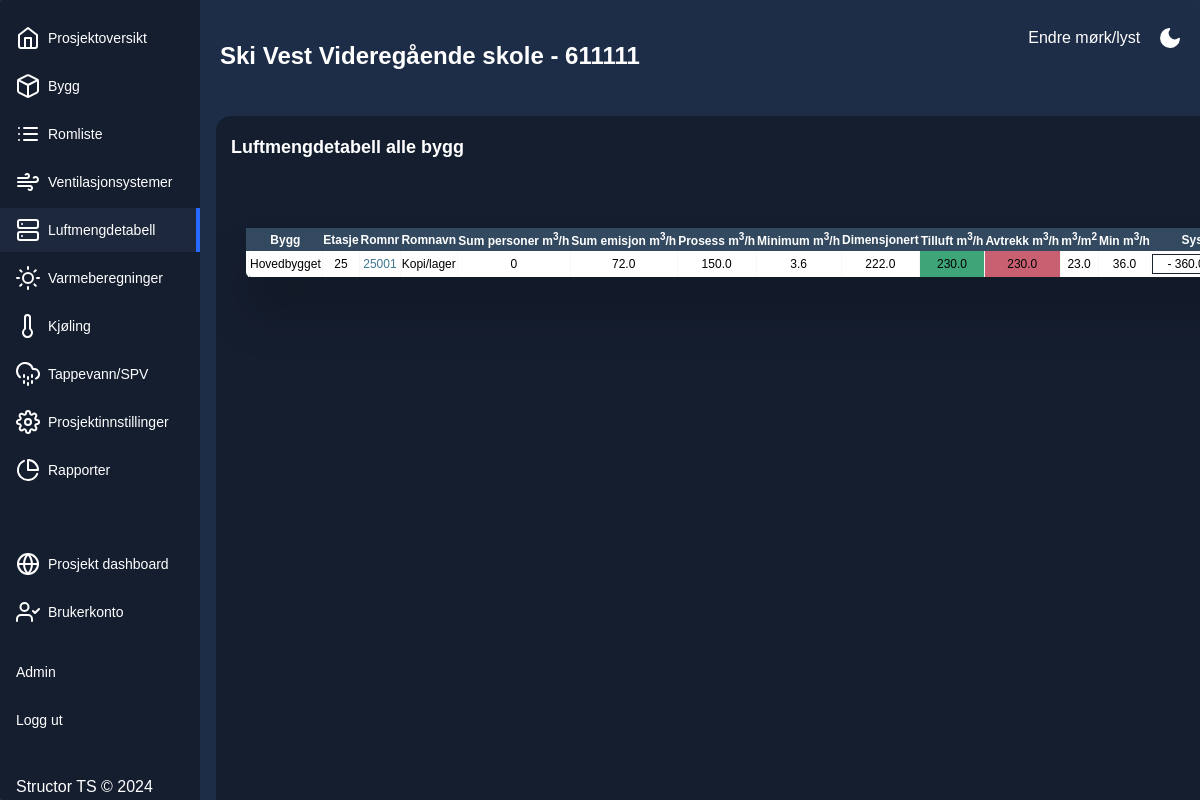
Page /2/ventilation/ (signed in) on the committed database.
### romskjema/models.py (models this page shows)
class Projects(db.Model):
    __tablename__ = "Projects"
    id = db.Column(db.Integer, primary_key=True, autoincrement=True)
    ProjectNumber = db.Column(db.Integer, nullable=False)
    ProjectName = db.Column(db.String(50), nullable=False)
    ProjectDescription = db.Column(db.Text)
    Specification = db.Column(db.String(50))
    buildings = db.relationship('Buildings', backref='project_buildings', uselist=False, lazy=True)
    ventilation_systems = db.relationship('VentilationSystems', backref='project_ventilation_systems', uselist=False, lazy=True)

class RoomVentilationProperties(db.Model):
    __tablename__ = "RoomVentilationProperties"
    id = db.Column(db.Integer, primary_key=True, autoincrement=True)
    RoomId = db.Column(db.Integer, db.ForeignKey('Rooms.id', ondelete="SET NULL"), nullable=False, unique=True)
    SystemId = db.Column(db.Integer, db.ForeignKey('VentilationSystems.id', ondelete="SET NULL"), nullable=True)
    AirPerPerson = db.Column(db.Float)
    AirPersonSum = db.Column(db.Integer)
    AirEmission = db.Column(db.Float)
    AirEmissionSum = db.Column(db.Float)
    AirProcess = db.Column(db.Float)
    AirMinimum = db.Column(db.Float)
    AirDemand = db.Column(db.Float)
    AirSupply = db.Column(db.Float)
    AirExtract = db.Column(db.Float)
    AirChosen = db.Column(db.Float)
    VentilationPrinciple = db.Column(db.String(50))
    HeatExchange = db.Column(db.String(50))
    RoomControl = db.Column(db.String(50))
    Notes = db.Column(db.String(100))
    DbTechnical = db.Column(db.String(50))
    DbNeighbour = db.Column(db.String(50))
    DbCorridor = db.Column(db.String(50))
    Comments = db.Column(db.String(20))

class Buildings(db.Model):
    __tablename__ = "Buildings"
    id = db.Column(db.Integer, primary_key=True, autoincrement=True)
    ProjectId = db.Column(db.Integer, db.ForeignKey('Projects.id'), nullable=False)
    BuildingName = db.Column(db.String(100), nullable=False)
    rooms = db.relationship('Rooms', backref='building', lazy=True)
    energy_properties = db.relationship('BuildingEnergySettings', backref='heating', uselist=False, lazy=True)

class Rooms(db.Model):
    __tablename__ = "Rooms"
    id = db.Column(db.Integer, primary_key=True, autoincrement=True)
    BuildingId = db.Column(db.Integer, db.ForeignKey('Buildings.id'), nullable=False)
    RoomTypeId = db.Column(db.Integer, db.ForeignKey('RoomTypes.id'), nullable=False)
    Floor = db.Column(db.String(100), nullable=False)
    RoomNumber = db.Column(db.String(100), nullable=False)
    RoomName = db.Column(db.String(100), nullable=False)
    Area = db.Column(db.Float, nullable=False)
    RoomPopulation = db.Column(db.Integer, nullable=False)
    Comments = db.Column(db.String(250))
    room_type = db.relationship('RoomTypes', backref='room_type', uselist=False, lazy=True)
    ventilation_properties = db.relationship('RoomVentilationProperties', backref='room_ventilation', uselist=False, lazy=True)
    energy_properties = db.relationship('RoomEnergyProperties', backref="room_energy", uselist=False, lazy=True)

class VentilationSystems(db.Model):
    __tablename__ = "VentilationSystems"
    id = db.Column(db.Integer, primary_key=True, autoincrement=True)
    ProjectId = db.Column(db.Integer, db.ForeignKey('Projects.id'), nullable=False)
    SystemName = db.Column(db.String(30), nullable=False)
    Location = db.Column(db.String(100))
    ServiceArea = db.Column(db.String(250))
    HeatExchange = db.Column(db.String(30))
    AirFlow = db.Column(db.Float)
    AirFlowSupply = db.Column(db.Float)
    AirFlowExtract = db.Column(db.Float)
    SpecialSystem = db.Column(db.String)
    room = db.relationship('RoomVentilationProperties', backref="room", lazy=True)

### romskjema/ventilation/ventilation.py (the view, shortened to what this page needs)
@ventilation_bp.route('/', defaults={'building_id': None, 'room_id': None}, methods=['GET', 'POST'])
@ventilation_bp.route('/<building_id>', defaults={'room_id': None}, methods=['GET', 'POST'])
@ventilation_bp.route('/<building_id>/<room_id>', methods=['GET'])
@login_required
def ventilation(building_id, room_id, project_id):
    project = dbo.get_project(project_id)
    endpoint = request.endpoint
    if request.method == "POST":
        requested_building_id = escape(request.form.get("project_building"))
        if requested_building_id != "none" and requested_building_id != "showall":
            return redirect(url_for("ventilation.ventilation", building_id = requested_building_id, project_id=project_id))
        else:
            return redirect(url_for("ventilation.ventilation", building_id = "showall", project_id=project_id))
    elif request.method == "GET":
        summaries = []
        summaries.append(dbo.summarize_demand_building(project_id, building_id))
        summaries.append(dbo.summarize_supply_air_building(project_id, building_id))
        summaries.append(dbo.summarize_extract_air_building(project_id, building_id))
        if building_id is not None and building_id != "showall":
            ventilation_data = dbo.get_ventilation_data_rooms_in_building(project.id, building_id)
        else:
            ventilation_data = dbo.get_ventlation_data_all_rooms_project(project.id)
        project_buildings = dbo.get_all_project_buildings(project.id)
        systems = dbo.get_all_systems(project.id)
        building = dbo.get_building(building_id)
        return render_template("ventilation.html",
                               user=current_user,
                               project=project,
                               ventilation_data = ventilation_data,
                               summaries = summaries,
                               building=building,
                               project_buildings = project_buildings,
                               system_names = systems,
                               endpoint=endpoint,
                               project_id=project_id)

### romskjema/ventilation/templates/ventilation.html (shortened to what this page needs)
{% extends "base.html" %}
{%block page_subtitle %}
Luftmengdetabell
{% if building %}
  - {{building.BuildingName}}
  {% else %}
  alle bygg
{% endif %}
{% endblock %}
{%block content %}
    <div class="ventilation-system-sorting-container no-print">
    </div>
<div class="table-wrapper">
  <table class="fl-table" id="roomsTableVentilation">
    <thead>
      <tr>
        <th>
        </th>
        <th>
          Bygg
        </th>
        <th>
          Etasje
        </th>
        <th>
          Romnr
        </th>
        <th>
          Romnavn
        </th>
        <th>
            Sum personer m<sup>3</sup>/h
        </th>
        <th>
            Sum emisjon m<sup>3</sup>/h
        </th>
        <th>
            Prosess m<sup>3</sup>/h
        </th>
        <th>
          Minimum m<sup>3</sup>/h
        </th>
        <th>
          <div class="table-description-dropdown">Dimensjonert
          </div>
        </th>
        <th>
            Tilluft m<sup>3</sup>/h
        </th>
        <th>
            Avtrekk m<sup>3</sup>/h
        </th>
        <th>
            m<sup>3</sup>/m<sup>2</sup>
        </th>
        <th>
          Min m<sup>3</sup>/h
      </th>
        <th>
            System
        </th>
      </tr>
    </thead>
    <tbody>
      {% for data in ventilation_data %}
      <tr>
        <td hidden-data-column="vent_data_id">
        </td>
        <td>
          {{data.room_ventilation.building.BuildingName}}
        </td>
        <td>
          {{data.room_ventilation.Floor}}
        </td>
        <td>
          <a href="{{ url_for('ventilation.ventilation', building_id=data.room_ventilation.building.id, room_id=data.room_ventilation.id, project_id=project_id)}}">{{data.room_ventilation.RoomNumber}} </a>
        </td>
        <td>
          {{data.room_ventilation.RoomName}}
        </td>
        <td>
          {{data.AirPersonSum}}
        </td>
        <td>
          {{data.AirEmissionSum}}
        </td>
        <td>
            {{data.AirProcess}}
        </td>
        <td>
          {{data.AirMinimum}}
        </td>
        <td>
            {{data.AirDemand}}
        </td>
        <td class="supplyCell" data-column="supply_air">
            {{data.AirSupply}}
        </td>
        <td class="extractCell" data-column="extract_air">
            {{data.AirExtract}}
        </td>
        <td>
            {{data.AirChosen}}
        </td>
        <td>
          {{data.AirMinimum * data.room_ventilation.Area }}
      </td>
        <td data-column="system_id">
          <form id="system" method="POST">
            <select class="table-select" name="system_id" id="system_id">
              {% if not data.room.SystemName %}
                <option value="none">- System -</option>
              {% else %}
                <option value="{{data.SystemId}}">- {{data.room.SystemName}} -</option>
              {% endif %}
            </select>
          </form>
        </td>
      </tr>
      {% endfor %}
    </tbody>
  </table>
</div>
{% endblock %}

### romskjema/templates/base.html (shortened to what this page needs)
<!DOCTYPE html>
<html lang="en">
<head>
    <link rel="stylesheet" href="/static/css/style.css">
    <link rel="stylesheet" href="/static/css/form.css">
    <link rel="stylesheet" href="/static/css/tables.css">
    <link rel="stylesheet" href="/static/css/flash_popup.css">
    <link rel="stylesheet" href="/static/css/print.css">
</head>
<body>
        <div class="app-container">
        <div class="switch-mode-container no-print">
            <p>
                <button class="mode-switch" title="Endre tema">Endre mørk/lyst &nbsp;&nbsp;&nbsp;
                <svg class="moon" fill="none" stroke="currentColor" stroke-linecap="round" stroke-linejoin="round" stroke-width="2" width="24" height="24" viewBox="0 0 24 24">
                <defs></defs>
                <path d="M21 12.79A9 9 0 1111.21 3 7 7 0 0021 12.79z"></path>
                </svg>
                </button>
            </p>
        </div>
        {% if user.is_authenticated %}
        <div class="sidebar no-print ">
                {% if project %}
                <ul class="sidebar-list">
                    {% if endpoint == "project.project" %}
                    <li class="sidebar-list-item active">
                    {%else %}
                    <li class="sidebar-list-item">
                    {% endif %}
                    <a href="{{ url_for('project.project', project_id=project.id) }}">
                    <span>Prosjektoversikt</span>
                    </a>
                </li>
                {% if endpoint == "buildings.buildings" %}
                <li class="sidebar-list-item active">
                {%else %}
                <li class="sidebar-list-item">
                {% endif %}
                    <a href="{{ url_for('buildings.buildings', project_id = project.id) }}">
                    <span>Bygg</span>
                    </a>
                </li>
                {% if endpoint == "rooms.rooms" %}
                <li class="sidebar-list-item active">
                {%else %}
                <li class="sidebar-list-item">
                {% endif %}
                    <a href="{{ url_for('rooms.rooms', project_id = project.id) }}">
                    <span>Romliste</span>
                    </a>
                </li>
                {% if endpoint == "ventsystems.ventsystems" %}
                <li class="sidebar-list-item active">
                {% else %}
                <li class="sidebar-list-item">
                {% endif %}
                    <a href="{{ url_for('ventsystems.ventsystems', project_id = project.id) }}">
                    <span>Ventilasjonsystemer</span>
                    </a>
                </li>
                {% if endpoint == "ventilation.ventilation" %}
                <li class="sidebar-list-item active">
                {%else %}
                <li class="sidebar-list-item">
                {% endif %}
                    <a href="{{ url_for('ventilation.ventilation', project_id = project.id) }}">
                    <span>Luftmengdetabell</span>
                    </a>
                </li>
                {% if endpoint == "heating.heating" %}
                <li class="sidebar-list-item active">
                {%else %}
                <li class="sidebar-list-item">
                {% endif %}
                    <a href="{{ url_for('heating.heating', project_id = project.id) }}">
                    <span>Varmeberegninger</span>
                    </a>
                </li>
                {% if endpoint == "cooling.cooling" %}
                <li class="sidebar-list-item active">
                {%else %}
                <li class="sidebar-list-item">
                {% endif %}
                    <a href="{{ url_for('cooling.cooling', project_id = project.id) }}">
                        <svg xmlns="http://www.w3.org/2000/svg" width="24" height="24" viewBox="0 0 24 24" fill="none" stroke="currentColor" stroke-width="2" stroke-linecap="round" stroke-linejoin="round" class="feather feather-activity"><path d="M14 14.76V3.5a2.5 2.5 0 0 0-5 0v11.26a4.5 4.5 0 1 0 5 0z"></path></svg>
                    <span>Kjøling</span>
                    </a>
                </li>
                <li class="sidebar-list-item">
                    <a href="#">
                    <span>Tappevann/SPV</span>
                    </a>
                </li>
                {% if endpoint == "project.settings" %}
                <li class="sidebar-list-item active">
                {%else %}
                <li class="sidebar-list-item">
                {% endif %}
                    <a href="{{ url_for('project.settings', project_id = project.id) }}">
                    <span>Prosjektinnstillinger</span>
                    </a>
                </li>
                {% if endpoint == "project.reports" %}
                <li class="sidebar-list-item active">
                {%else %}
                <li class="sidebar-list-item">
                {% endif %}
                        <a href="{{ url_for('project.reports', project_id = project.id) }}">
                            <svg xmlns="http://www.w3.org/2000/svg" width="24" height="24" viewBox="0 0 24 24" fill="none" stroke="currentColor" stroke-width="2" stroke-linecap="round" stroke-linejoin="round" class="feather feather-activity"><path d="M21.21 15.89A10 10 0 1 1 8 2.83"></path><path d="M22 12A10 10 0 0 0 12 2v10z"></path></svg>
                        <span>Rapporter</span>
                        </a>
                    </li>
                <p class="p-menu-item">
                <li class="sidebar-list-item">
                    <a href="{{ url_for('projects.projects') }}">
                    <span>Prosjekt dashboard</span>
                    </a>
                </li>
                <li class="sidebar-list-item">
                    <a href="#">
                    <span>Brukerkonto</span>
                    </a>
                </li>
                </p>
                {% endif %}
                {% if current_user.admin == True %}
                <li class="sidebar-list-item">
                    <a href="{{ url_for('admin.admin') }}">
                        Admin
                    </a>
                </li>
                {% endif %}
                <li class="sidebar-list-item">
                    <a href="/logout">
                        Logg ut
                    </a>
                </li>
            </ul>
                  <div class="sidebar-bottom">
                    Structor TS &copy; 2024
                  </div>
            </div>
        {% endif %}
    <div class="app-content">
        <div class="app-content-header">
            <h1 class="app-content-headerText">
              <p>
                    {% if user.is_authenticated %}
                        {% if project %}
                            {{project.ProjectName}} - {{project.ProjectNumber}}
                        {% else %}
                            {% block pagetitle %}{%endblock%}
                        {% endif %}
                    {% endif %}
                </p>
            </h1>
        </div>
<div class="text-div">
    <div class="subtitle-header-container">
      <h1 class="app-content-subTitleheaderText">
        {% block page_subtitle %}
        {% endblock %}
    </h1>
</div>
        {% block content %}
        {% endblock %}
    </div>
</body>
</html>

### rows in the picture
Projects: ProjectName "Ski Vest Videregående skole", ProjectNumber "611111"
RoomVentilationProperties: room_ventilation.building.BuildingName "Hovedbygget", room_ventilation.Floor "25", room_ventilation.RoomNumber "25001", room_ventilation.RoomName "Kopi/lager", AirPersonSum "0", AirEmissionSum "72.0", AirProcess "150.0", AirMinimum "3.6", AirDemand "222.0", AirSupply "230.0", AirExtract "230.0", AirChosen "23.0", data.AirMinimum*data.room_ventilation.Area "36.0", system_id "- 360.003 -"
